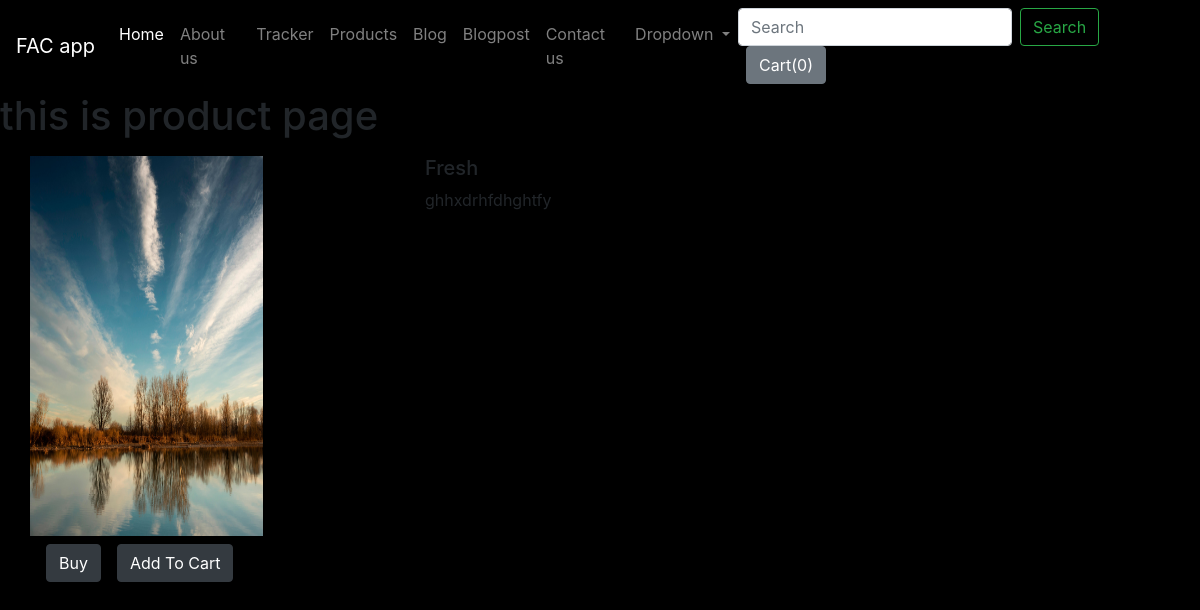
/shop/products/12, run on the app's committed database.
### shop/models.py (models this page shows)
class product(models.Model):
    product_id = models.AutoField
    product_name = models.CharField(max_length=50)
    category = models.CharField(max_length=50, default="")
    subcategory = models.CharField(max_length=50, default="")
    price = models.IntegerField(default=0)
    decs = models.CharField(max_length=300)
    image = models.ImageField(upload_to="shop/images", default="")
    publish_date = models.DateField()
    def __str__(self):
        return self.product_name

### shop/views.py (the view)
# urls.py: path("products/<int:myid>", views.products, name="products"),
def products(request, myid):
    Product = product.objects.filter(id=myid)
    print(Product)
    return render(request,"shop/products.html", {"Product":Product[0]})

### shop/templates/shop/products.html (shortened to what this page needs)
{% extends "shop/basic.html" %}
{% block body %}
<h1>this is product page</h1>
<div class="container my-3">
    <div class="row">
        <div class="col-md-4">
            <div class="row">
                <img src="/media/{{Product.image}}" width="233px" height="380px" alt="">
            </div>
            <div class="row my-2">
                <button class="btn btn-dark mx-3">Buy</button>
                <button class="btn btn-dark ">Add To Cart</button>
            </div>
        </div>
        <div class="col-md-8">
            <h5>{{Product.product_name}}</h5>
            <p>{{Product.decs}}</p>
        </div>
    </div>
</div>
{% endblock  %}

### data on the page
product: image (picture), product_name "Fresh", decs "ghhxdrhfdhghtfy"
